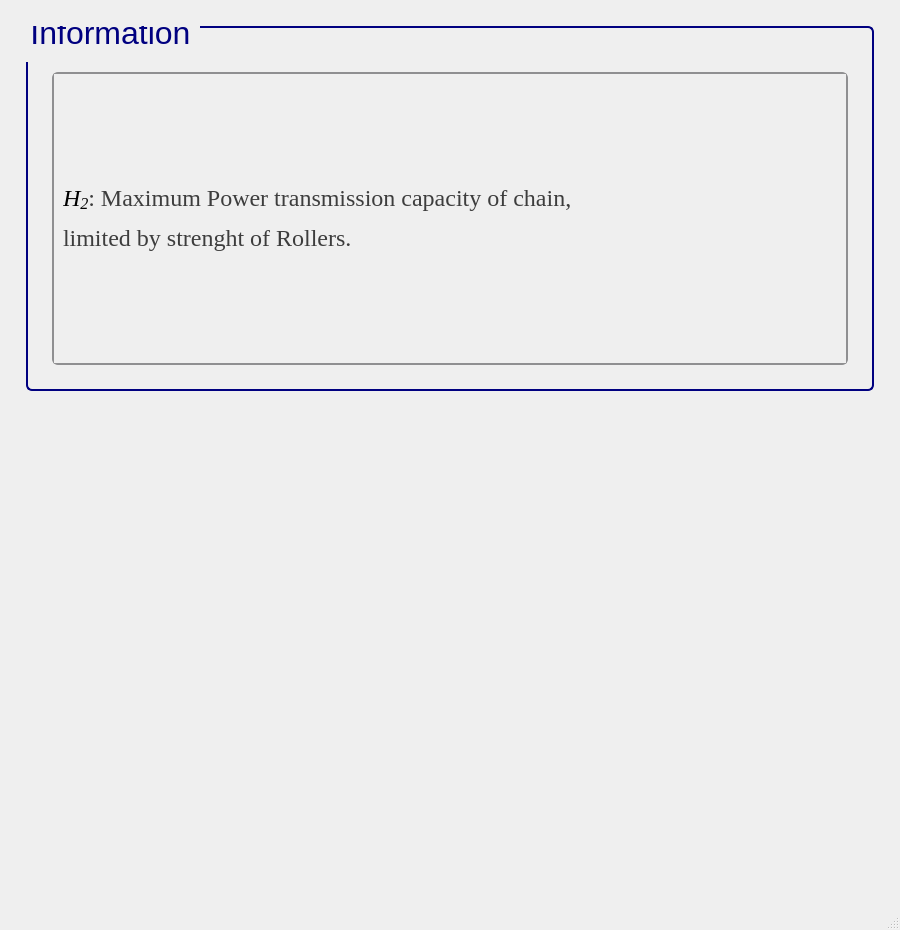
<?xml version="1.0" encoding="UTF-8"?>
<ui version="4.0">
 <class>MainWindow</class>
 <widget class="QMainWindow" name="MainWindow">
  <property name="geometry">
   <rect>
    <x>0</x>
    <y>0</y>
    <width>900</width>
    <height>930</height>
   </rect>
  </property>
  <property name="sizePolicy">
   <sizepolicy hsizetype="Minimum" vsizetype="Minimum">
    <horstretch>0</horstretch>
    <verstretch>0</verstretch>
   </sizepolicy>
  </property>
  <property name="minimumSize">
   <size>
    <width>900</width>
    <height>930</height>
   </size>
  </property>
  <property name="windowTitle">
   <string>MainWindow</string>
  </property>
  <widget class="QWidget" name="centralwidget">
   <layout class="QGridLayout" name="gridLayout">
    <item row="0" column="1">
     <spacer name="verticalSpacer_26">
      <property name="orientation">
       <enum>Qt::Vertical</enum>
      </property>
      <property name="sizeType">
       <enum>QSizePolicy::Fixed</enum>
      </property>
      <property name="sizeHint" stdset="0">
       <size>
        <width>819</width>
        <height>17</height>
       </size>
      </property>
     </spacer>
    </item>
    <item row="1" column="1">
     <widget class="QGroupBox" name="groupBox_125">
      <property name="sizePolicy">
       <sizepolicy hsizetype="Minimum" vsizetype="Minimum">
        <horstretch>0</horstretch>
        <verstretch>0</verstretch>
       </sizepolicy>
      </property>
      <property name="minimumSize">
       <size>
        <width>822</width>
        <height>300</height>
       </size>
      </property>
      <property name="font">
       <font>
        <family>Segoe UI</family>
        <pointsize>24</pointsize>
        <weight>50</weight>
        <italic>false</italic>
        <bold>false</bold>
       </font>
      </property>
      <property name="styleSheet">
       <string notr="true">QGroupBox {
    border: 2px solid navy;
    border-radius: 6px;
    background-color: qlineargradient(x1:0, y1:0, x2:0, y2:1,
                                      stop:0 #f6f7fa, stop:1 #dadbde);
    font: 24pt &quot;Segoe UI&quot;;
    padding: 5px; /* add padding inside the group box */
    color: black;
}
QGroupBox::title {
    subcontrol-origin: margin;
    subcontrol-position: top left;
    padding-left: 0px;
    padding-right: 5px;
    padding-top: 0px;
    margin-top: -22px;  /* shift title up */
    color: navy;
    font-weight: bold;
}
</string>
      </property>
      <property name="title">
       <string>Information</string>
      </property>
      <layout class="QGridLayout" name="gridLayout_255">
       <item row="1" column="2">
        <spacer name="verticalSpacer_36">
         <property name="orientation">
          <enum>Qt::Horizontal</enum>
         </property>
         <property name="sizeType">
          <enum>QSizePolicy::Fixed</enum>
         </property>
         <property name="sizeHint" stdset="0">
          <size>
           <width>10</width>
           <height>20</height>
          </size>
         </property>
        </spacer>
       </item>
       <item row="1" column="1">
        <widget class="QScrollArea" name="scrollArea_43">
         <property name="sizePolicy">
          <sizepolicy hsizetype="Minimum" vsizetype="Minimum">
           <horstretch>0</horstretch>
           <verstretch>0</verstretch>
          </sizepolicy>
         </property>
         <property name="font">
          <font>
           <pointsize>15</pointsize>
          </font>
         </property>
         <property name="styleSheet">
          <string notr="true">QScrollArea {
    background: qlineargradient(x1:0, y1:0, x2:0, y2:1,
                               stop:0 #f6f7fa, stop:1 #dadbde);
    border: 2px solid #8f8f91;
    border-radius: 6px;
}

QScrollArea QScrollBar:vertical, QScrollArea QScrollBar:horizontal {
    background: qlineargradient(x1:0, y1:0, x2:0, y2:1,
                               stop:0 #f6f7fa, stop:1 #dadbde);
    border: 2px solid #8f8f91;
    border-radius: 6px;
    width: 14px;
    height: 14px;
    margin: 2px 0 2px 0;
}

/* Completely remove the bottom button of the vertical scrollbar */
QScrollArea QScrollBar::add-line:vertical {
    height: 0px;
    width: 0px;
    border: none;
    background: none;
    margin: 0px;
    padding: 0px;
}

QScrollArea QScrollBar::handle:vertical, QScrollArea QScrollBar::handle:horizontal {
    background: qlineargradient(x1:0, y1:0, x2:0, y2:1,
                               stop:0 #8f8f91, stop:1 #6f6f71);
    min-height: 20px;
    border-radius: 6px;
    border: 1px solid #6f6f71;
}

QScrollArea QScrollBar::handle:vertical:hover, QScrollArea QScrollBar::handle:horizontal:hover {
    background: qlineargradient(x1:0, y1:0, x2:0, y2:1,
                               stop:0 #6f6f71, stop:1 #4f4f51);
    border: 1px solid #4f4f51;
}

QScrollArea QScrollBar::sub-line:vertical, QScrollArea QScrollBar::add-line:horizontal, QScrollArea QScrollBar::sub-line:horizontal {
    background: #8f8f91;
    border: none;
    border-radius: 3px;
    height: 14px;
    width: 14px;
    subcontrol-origin: margin;
}

QScrollArea QScrollBar::sub-line:vertical:hover, QScrollArea QScrollBar::add-line:horizontal:hover, QScrollArea QScrollBar::sub-line:horizontal:hover {
    background: #6f6f71;
}

QScrollArea QScrollBar::add-page:vertical, QScrollArea QScrollBar::sub-page:vertical,
QScrollArea QScrollBar::add-page:horizontal, QScrollArea QScrollBar::sub-page:horizontal {
    background: transparent;
}
</string>
         </property>
         <property name="verticalScrollBarPolicy">
          <enum>Qt::ScrollBarAsNeeded</enum>
         </property>
         <property name="horizontalScrollBarPolicy">
          <enum>Qt::ScrollBarAsNeeded</enum>
         </property>
         <property name="widgetResizable">
          <bool>true</bool>
         </property>
         <widget class="QWidget" name="scrollAreaWidgetContents_43">
          <property name="geometry">
           <rect>
            <x>0</x>
            <y>0</y>
            <width>768</width>
            <height>224</height>
           </rect>
          </property>
          <layout class="QGridLayout" name="gridLayout_3">
           <item row="0" column="0">
            <widget class="QLabel" name="label_3">
             <property name="font">
              <font>
               <family>Times New Roman</family>
               <pointsize>18</pointsize>
               <weight>50</weight>
               <bold>false</bold>
              </font>
             </property>
             <property name="cursor">
              <cursorShape>ArrowCursor</cursorShape>
             </property>
             <property name="frameShape">
              <enum>QFrame::NoFrame</enum>
             </property>
             <property name="text">
              <string>&lt;html&gt;&lt;head/&gt;&lt;body&gt;&lt;p&gt;&lt;span style=&quot; font-style:italic; color:#000000;&quot;&gt;H&lt;/span&gt;&lt;span style=&quot; font-style:italic; color:#000000; vertical-align:sub;&quot;&gt;2&lt;/span&gt;&lt;span style=&quot; color:#3d3d3d;&quot;&gt;: Maximum Power transmission capacity of chain,&lt;/span&gt;&lt;/p&gt;&lt;p&gt;&lt;span style=&quot; color:#3d3d3d;&quot;&gt;limited by strenght of Rollers.&lt;/span&gt;&lt;/p&gt;&lt;/body&gt;&lt;/html&gt;</string>
             </property>
            </widget>
           </item>
          </layout>
         </widget>
        </widget>
       </item>
       <item row="2" column="1">
        <spacer name="verticalSpacer_37">
         <property name="orientation">
          <enum>Qt::Vertical</enum>
         </property>
         <property name="sizeType">
          <enum>QSizePolicy::Fixed</enum>
         </property>
         <property name="sizeHint" stdset="0">
          <size>
           <width>10</width>
           <height>10</height>
          </size>
         </property>
        </spacer>
       </item>
       <item row="1" column="0">
        <spacer name="verticalSpacer_34">
         <property name="orientation">
          <enum>Qt::Horizontal</enum>
         </property>
         <property name="sizeType">
          <enum>QSizePolicy::Fixed</enum>
         </property>
         <property name="sizeHint" stdset="0">
          <size>
           <width>10</width>
           <height>20</height>
          </size>
         </property>
        </spacer>
       </item>
       <item row="0" column="1">
        <spacer name="verticalSpacer_35">
         <property name="orientation">
          <enum>Qt::Vertical</enum>
         </property>
         <property name="sizeType">
          <enum>QSizePolicy::Fixed</enum>
         </property>
         <property name="sizeHint" stdset="0">
          <size>
           <width>20</width>
           <height>30</height>
          </size>
         </property>
        </spacer>
       </item>
      </layout>
     </widget>
    </item>
    <item row="2" column="1">
     <spacer name="verticalSpacer_23">
      <property name="orientation">
       <enum>Qt::Vertical</enum>
      </property>
      <property name="sizeType">
       <enum>QSizePolicy::Fixed</enum>
      </property>
      <property name="sizeHint" stdset="0">
       <size>
        <width>819</width>
        <height>17</height>
       </size>
      </property>
     </spacer>
    </item>
    <item row="3" column="0">
     <spacer name="verticalSpacer_25">
      <property name="orientation">
       <enum>Qt::Horizontal</enum>
      </property>
      <property name="sizeType">
       <enum>QSizePolicy::Fixed</enum>
      </property>
      <property name="sizeHint" stdset="0">
       <size>
        <width>17</width>
        <height>474</height>
       </size>
      </property>
     </spacer>
    </item>
    <item row="3" column="2">
     <spacer name="verticalSpacer_28">
      <property name="orientation">
       <enum>Qt::Horizontal</enum>
      </property>
      <property name="sizeType">
       <enum>QSizePolicy::Fixed</enum>
      </property>
      <property name="sizeHint" stdset="0">
       <size>
        <width>17</width>
        <height>474</height>
       </size>
      </property>
     </spacer>
    </item>
    <item row="4" column="1">
     <spacer name="verticalSpacer_27">
      <property name="orientation">
       <enum>Qt::Vertical</enum>
      </property>
      <property name="sizeType">
       <enum>QSizePolicy::Fixed</enum>
      </property>
      <property name="sizeHint" stdset="0">
       <size>
        <width>819</width>
        <height>17</height>
       </size>
      </property>
     </spacer>
    </item>
   </layout>
  </widget>
  <widget class="QMenuBar" name="menubar">
   <property name="geometry">
    <rect>
     <x>0</x>
     <y>0</y>
     <width>900</width>
     <height>26</height>
    </rect>
   </property>
  </widget>
  <widget class="QStatusBar" name="statusbar"/>
 </widget>
 <resources>
  <include location="../QtRes/information.qrc"/>
 </resources>
 <connections/>
</ui>
